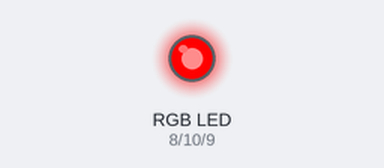
Recording of a sketch running on a simulated Arduino Uno, built with avr-gcc and run on an emulated ATmega328P. On the bench: an RGB LED mixed from three pins (HIGH = lit).

Above: at 0.5 s.
At 1.5 s:
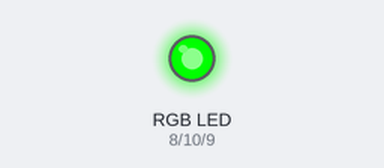
At 2.5 s:
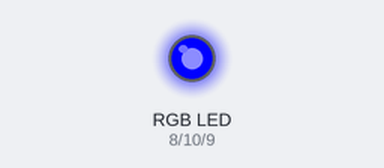
At 3.5 s:
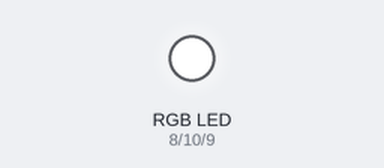
At 4.5 s:
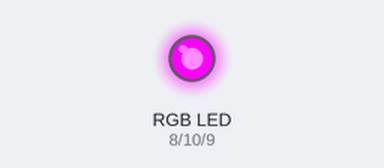
Timing chart, 0 to 6.5 s (numbered marks = the images above):
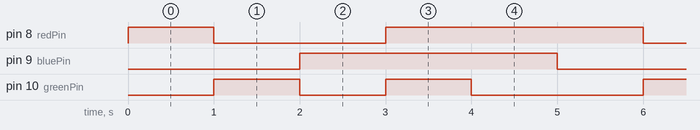

The sketch:

RGB_LED_library.ino
```cpp
#include <RGBLed.h>
int redPin=8;         // Set red LED pin to 8
int greenPin=10;       // Set green LED pin to 9
int bluePin=9;         // Set blue LED pin to 10
int bright = 255;  // Set brightness to full
int dim = 0;           // Set dimness
String msg = "Please input your color choice:"; //Message to be displayed
String prompt = "Your colour is ";
String color;    // Set up variable to hold user input


void setup() {
  // put your setup code here, to run once:
Serial.begin(9600);
  pinMode(redPin, OUTPUT);
  pinMode(greenPin, OUTPUT);
  pinMode(bluePin, OUTPUT);

}

void loop() {
  // put your main code here, to run repeatedly:
  setColor(255, 0, 0); // Red Color
  delay(1000);
  setColor(0, 255, 0); // Green Color
  delay(1000);
  setColor(0, 0, 255); // Blue Color
  delay(1000);
  setColor(255, 255, 255); // White Color
  delay(1000);
  setColor(170, 0, 255); // Purple Color
  delay(1000);
}

void setColor(int redValue, int greenValue, int blueValue) {
  analogWrite(redPin, redValue);
  analogWrite(greenPin, greenValue);
  analogWrite(bluePin, blueValue);
}
```

Measured:
- by itself, pin 8 (redPin): repeats every 5.0 s: LOW 2.0 s, HIGH 3.0 s
- by itself, pin 9 (bluePin): alternates HIGH for 3.0 s and LOW for 2.0 s
- by itself, pin 10 (greenPin): repeats every 5.0 s: LOW 1.0 s, HIGH 1.0 s, LOW 2.0 s, HIGH 1.0 s
